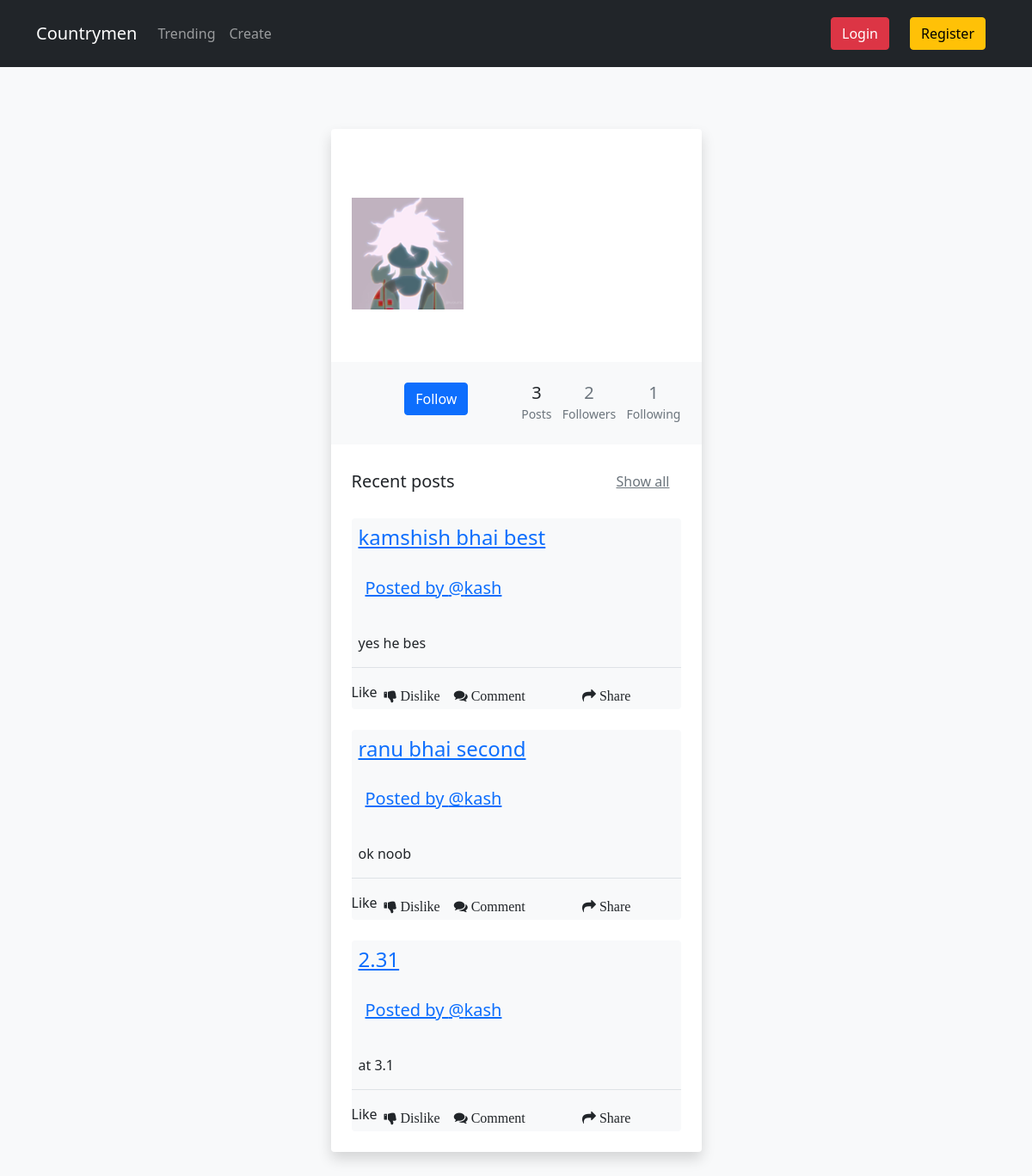
The page /users/kash on the database as committed earlier.
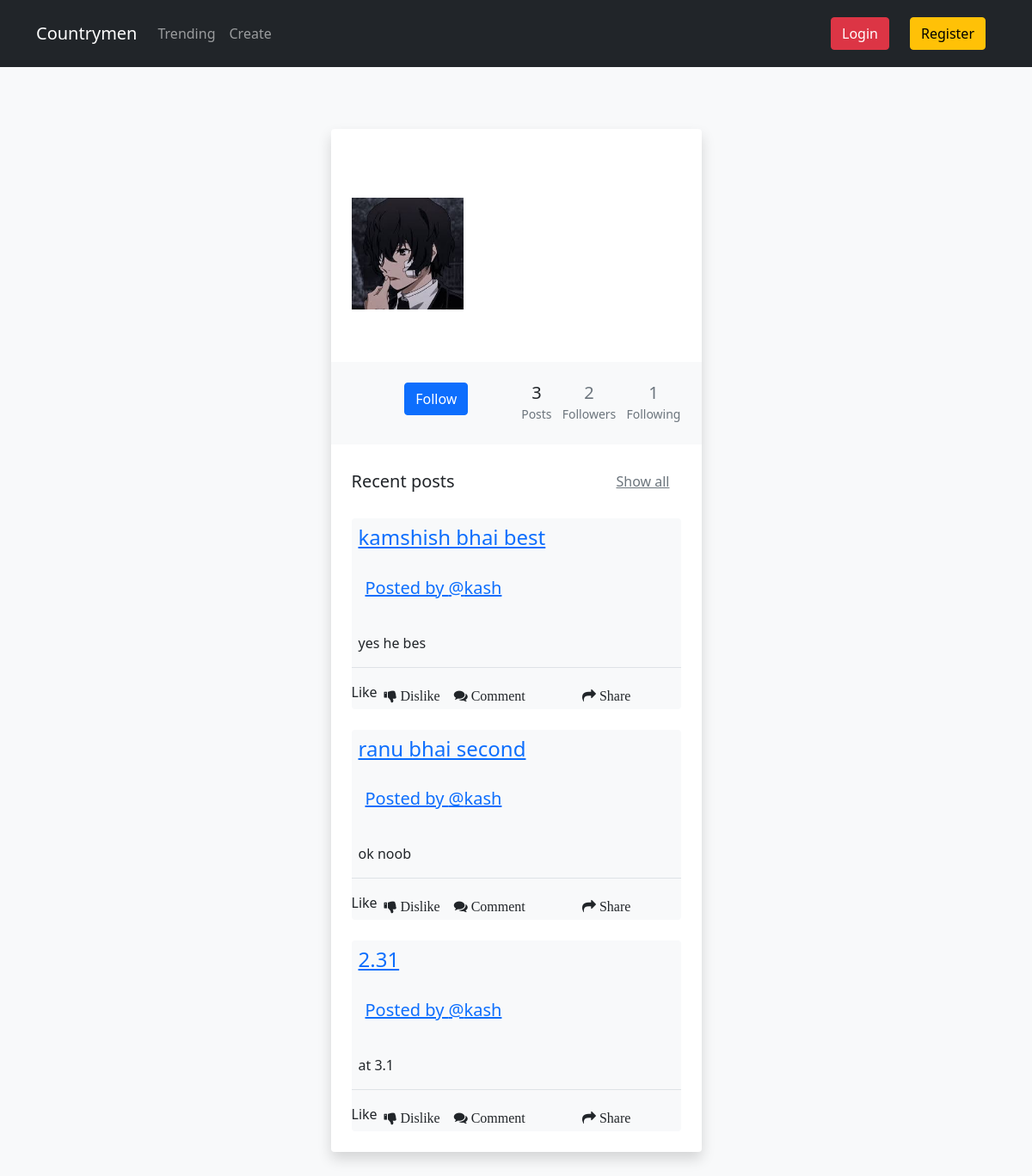
The same page on the database as committed later.
### agenda/models.py (models this page shows)
class Users(AbstractUser):
    username = models.CharField(max_length=20,primary_key=True)
    name  = models.CharField(max_length=30)
    image = models.CharField(max_length=20,default="default.jpg")
    email = models.EmailField(null=True)
    def __str__(self):
        return self.username

### agenda/views.py (the view)
# urls.py: path('users/<str:username>', user_profile,name='profile_view'),
def user_profile(request,username):
    user = Users.objects.get(username = username)
    posts = Agenda.objects.filter(author=user)
    context = {'user':user,
                'posts':posts}
    if request.user.is_authenticated:
        context['is_following'] = UserFollowing.objects.filter(following_user=request.user).filter(user=user).exists()
        context['followers_count'] = UserFollowing.objects.filter(user=user).count()
        context['following_count'] = UserFollowing.objects.filter(following_user=user).count()
    return render(request,'profile.html',context)

### templates/profile.html (shortened to what this page needs)
{% extends "layout.html" %} {% block content %}
<div class="row py-5 px-4">
    <div class="col-md-5 mx-auto">
        <div class="bg-white shadow rounded overflow-hidden">
            <div class="px-4 pt-0 pb-4 profile_cover">
                <div class="media align-items-end profile-head">
                    <div class="profile mr-3">
                        <img src="/media/{{user.image}}" alt="..." width="130" height="130" lass="rounded mb-2 img-thumbnail">
                    </div>
                    <div class="media-body mb-5 text-white">
                        <h4 class="mt-0 mb-0">{{user.name}}</h4>
                        <p class="small mb-4"> {{user.username}}</p>
                    </div>
                </div>
            </div>
            <div class="bg-light p-4 d-flex justify-content-end text-center">
                <span class="mx-auto">
                    {% if request.user.username != user.username%}
                    {% if is_following %}
                    <a href="{% url 'unfollow' user.username %}">
                        <button type="button" class="btn btn-danger btn-lg">UnFollow</button>
                    </a>
                    {% else %}
                    <a href="{% url 'follow' user.username %}">
                        <button type="button" class="btn btn-primary ">Follow</button>
                    </a>
                    {% endif %}
                    {% endif %}
                </span>
                <ul class="list-inline mb-0">
                    <li class="list-inline-item">
                        <h5 class="font-weight-bold mb-0 d-block">{{posts|length}}</h5><small class="text-muted">
                            </i>Posts</small>
                    </li>
                    <li class="list-inline-item">
                        <a href="{% url 'followers' user.username %}" class="text-decoration-none">
                            <h5 class="font-weight-bold mb-0 d-block text-muted">{{user.following.count}}</h5><small class="text-muted">
                            </i>Followers</small>
                        </a>
                    </li>
                    <li class="list-inline-item">
                        <a href="{% url 'following' user.username %}" class="text-decoration-none">
                            <h5 class="font-weight-bold mb-0 d-block text-muted">{{user.follower.count}}</h5><small class="text-muted"> </i>Following</small>
                        </a>
                    </li>
                </ul>
            </div>
            <div class="py-4 px-4">
                <div class="d-flex align-items-center justify-content-between mb-3">
                    <h5 class="mb-0">Recent posts</h5>
                    <a href="#" class="btn btn-link text-muted">Show all</a>
                </div>
                <div>
                    {% for post in posts %}
                    <a href="{% url 'agenda_view' post.slug %}">
                        <div class="post  mt-4 bg-light rounded border-0 ">
                            <h4 class="p-2">{{post.title}}</h4>
                            <h5 class="p-3">Posted by
                                <a href="{% url 'profile_view' post.author.username %}">
                                    @{{post.author}}{{post.Aye}}
                                </a>
                            </h5>
                            <p class="border-bottom p-2">{{post.text}}
                            </p>
                            <span class="d-flex">
                                Like
                                <i class="fa fa-thumbs-down p-2"> Dislike </i>
                                <i class="fa fa-comments p-2"> Comment </i>
                                <i class="fa fa-share p-2 m-auto"> Share </i>
                            </span>
                        </div>
                    </a>
                    {% endfor %}
                </div>
            </div>
        </div>
    </div>
</div>
{% endblock %}

Rows that differ between the two databases and show on the page:
changed Users: image: picture added in place of a placeholder
